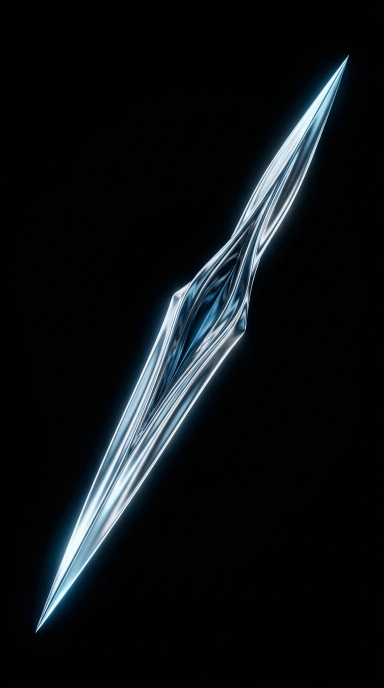
#> input picture artworks/masters/RUPTURE_M137_v1.jpg, 768 x 1376 px, found by its file name (shown at 1/2 size)
$ python -i generate_edition_01_reset.py   (imports and definitions only)
#> lines starting #> are read from the running program, lines starting #| are printed output that depends on the picture
#!/usr/bin/env python3
"""
RUPTURE Studio — Edition 01: Complete Visual Reset Campaign Generator
Master Art Direction & Creative Archetypes Implementation:
  - Primary Family: Sculptural Liquid Chrome
  - Secondary Family: Folded Liquid Surfaces
  - Strict Monochrome Palette: Obsidian Void, Charcoal, Slate, Liquid Chrome, Cold Silver, Subtle Icy Blue
  - STRICTLY ZERO RED, ZERO ORANGE, ZERO NEON
  - Varied Creative Archetypes:
      * Full Artwork Compositions (Posts 01, 05, 15)
      * Typography-Led Compositions (Posts 02, 06, 11)
      * Artwork Fragments & Framing (Posts 03, 04, 12, 14)
      * Cinematic DJ Videos with Chrome Framing (Posts 07, 08, 09)
      * Cropped Macro Artwork (Posts 10, 13)
Outputs:
  - 1080x1350 (4:5) master feed posts
  - 1080x1080 (1:1) safe-crop square profile posts
  - 1080x1920 (9:16) vertical story/reel concepts for video posts
"""

import os
import sys
import math
import json
import random
from PIL import Image, ImageDraw, ImageFont, ImageFilter, ImageOps

ROOT = os.path.abspath(os.path.join(os.path.dirname(__file__), ".."))
MASTERS_DIR = os.path.join(ROOT, "artworks", "masters")
EDITION_DIR = os.path.join(ROOT, "campaign", "editions", "edition_01_hydraulic_void")
OUTPUT_POSTS = os.path.join(EDITION_DIR, "posts")
OUTPUT_TEMPLATES = os.path.join(EDITION_DIR, "templates")

PUBLIC_EDITION_DIR = os.path.join(ROOT, "public", "campaign", "editions", "edition_01_hydraulic_void")
PUBLIC_POSTS = os.path.join(PUBLIC_EDITION_DIR, "posts")
PUBLIC_TEMPLATES = os.path.join(PUBLIC_EDITION_DIR, "templates")

# [2 lines not run here, left out]

# Font loading helpers
FONT_HELVETICA_TTC = "/System/Library/Fonts/HelveticaNeue.ttc"
FONT_MONO_TTF = "/System/Library/Fonts/SFNSMono.ttf"
if not os.path.exists(FONT_MONO_TTF):
    FONT_MONO_TTF = "/System/Library/Fonts/Menlo.ttc"

# [14 lines left out: function get_font, not called in this run]

# Palette constants (STRICT MONOCHROMATIC + RESTRICTED ICY BLUE ONLY)
COLOR_WHITE = (255, 255, 255)
COLOR_OFFWHITE = (235, 238, 242)
COLOR_SILVER = (195, 202, 212)
COLOR_MUTED_SILVER = (150, 158, 170)
COLOR_SLATE = (100, 108, 122)
COLOR_DARK_SLATE = (42, 46, 56)
COLOR_CHARCOAL = (20, 22, 28)
COLOR_DEEP_VOID = (10, 11, 14)
COLOR_VOID = (6, 7, 9)

COLOR_ICY_BLUE = (122, 231, 255)       # Subtle cool highlight accent
COLOR_STEEL_BLUE = (94, 180, 215)
COLOR_SUBTLE_LAVENDER = (185, 188, 220)

# [50 lines left out: functions draw_letterspaced, draw_technical_frame, draw_header_meta, draw_footer_meta, not called in this run]

def load_master_artwork(filename, target_size=(1080, 1350), scale=1.0, offset=(0, 0), align="center"):
#> called with filename = '../artworks/masters/RUPTURE_M137_v1.jpg', target_size = (1080, 1350), scale = 1, offset = (0, 0), align = 'center'
    path = os.path.join(MASTERS_DIR, filename)
    if not os.path.exists(path):
        raise FileNotFoundError(f"Missing master artwork: {path}")
    img = Image.open(path).convert("RGBA")
    w, h = img.size
#> w = 768; h = 1376
    tw, th = target_size
    scale_factor = max(tw / w, th / h) * scale
#> scale_factor = 1.41
    nw, nh = int(w * scale_factor), int(h * scale_factor)
#> nw = 1080; nh = 1935
    img_resized = img.resize((nw, nh), Image.Resampling.LANCZOS)

    if align == "center":
        left = (nw - tw) // 2 + offset[0]
#> left = 0
        top = (nh - th) // 2 + offset[1]
#> top = 292
    elif align == "top":
        left = (nw - tw) // 2 + offset[0]
        top = offset[1]
    elif align == "bottom":
        left = (nw - tw) // 2 + offset[0]
        top = (nh - th) + offset[1]
    else:
        left, top = offset

    left = max(0, min(left, nw - tw))
    top = max(0, min(top, nh - th))
    return img_resized.crop((left, top, left + tw, top + th))
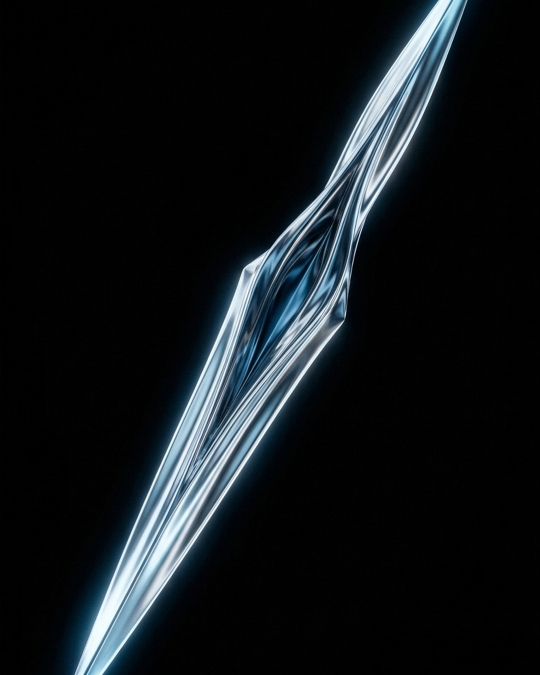
#> returned value: PIL image 1080x1350 RGBA (shown at 1/2 size); mean R, G, B, A 17.9, 22.8, 25.9, 255

# [1017 lines left out: functions load_master_fragment, apply_gradient_overlay, draw_cinematic_dj_stage, save_and_export_post, gen_post_01, gen_post_02 and 14 more, not called in this run]

# [2 lines not run here, left out]

>>> result = load_master_artwork('../artworks/masters/RUPTURE_M137_v1.jpg')

$ run again, on artworks/masters/RUPTURE_M129_v1.jpg
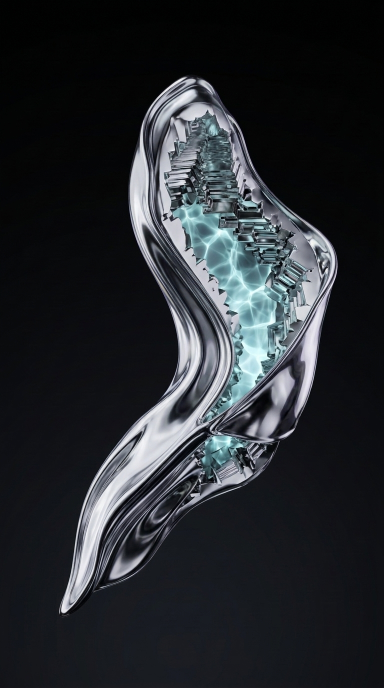
#> input picture artworks/masters/RUPTURE_M129_v1.jpg, 768 x 1376 px, found by its file name (shown at 1/2 size)
#> in load_master_artwork, `return img_resized.crop((left, top, left + tw, top + th))`:
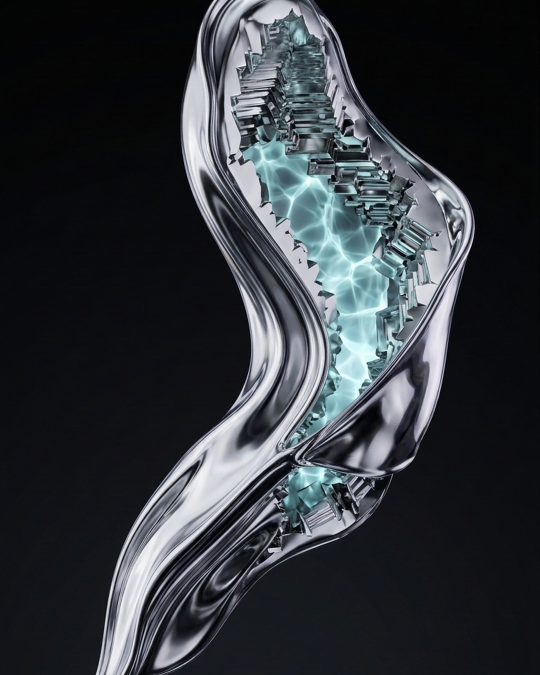
#> returned value: PIL image 1080x1350 RGBA (shown at 1/2 size); mean R, G, B, A 49.9, 54.1, 59.1, 255

$ run again, on artworks/masters/RUPTURE_M131_v1.jpg
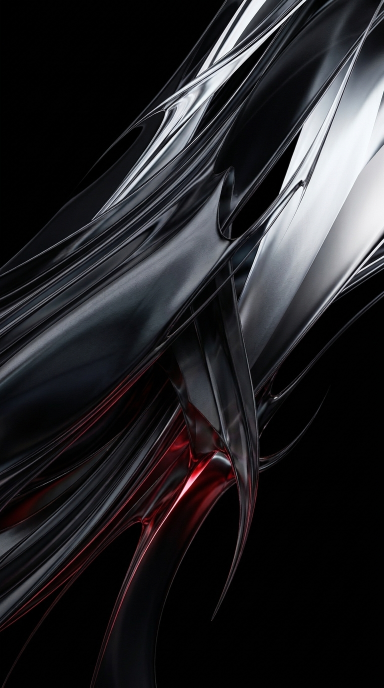
#> input picture artworks/masters/RUPTURE_M131_v1.jpg, 768 x 1376 px, found by its file name (shown at 1/2 size)
#> in load_master_artwork, `return img_resized.crop((left, top, left + tw, top + th))`:
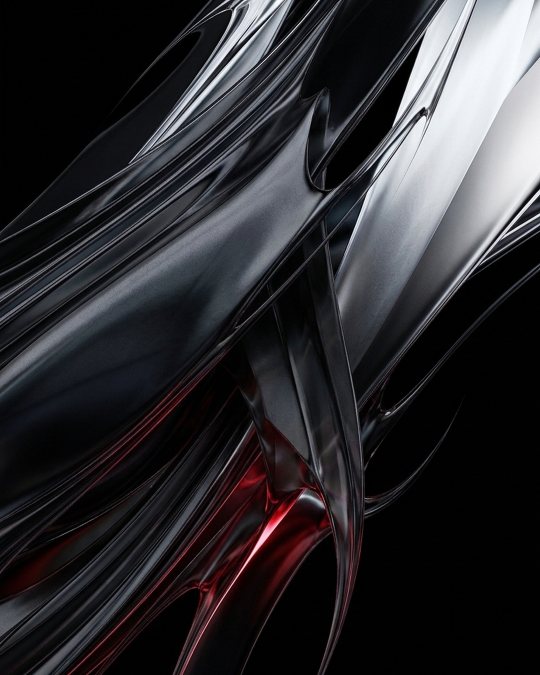
#> returned value: PIL image 1080x1350 RGBA (shown at 1/2 size); mean R, G, B, A 44, 42.9, 46, 255

$ run again, on artworks/masters/RUPTURE_M132_v1.jpg
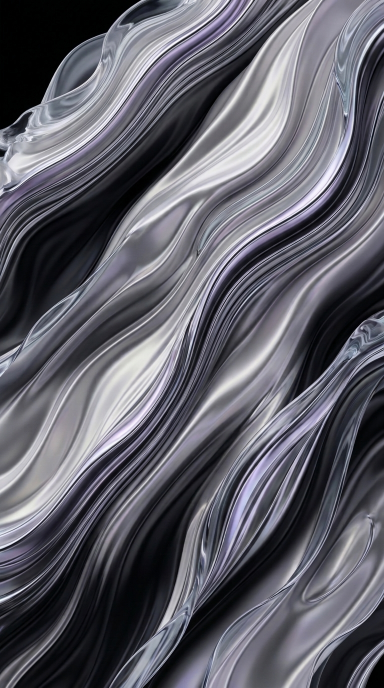
#> input picture artworks/masters/RUPTURE_M132_v1.jpg, 768 x 1376 px, found by its file name (shown at 1/2 size)
#> in load_master_artwork, `return img_resized.crop((left, top, left + tw, top + th))`:
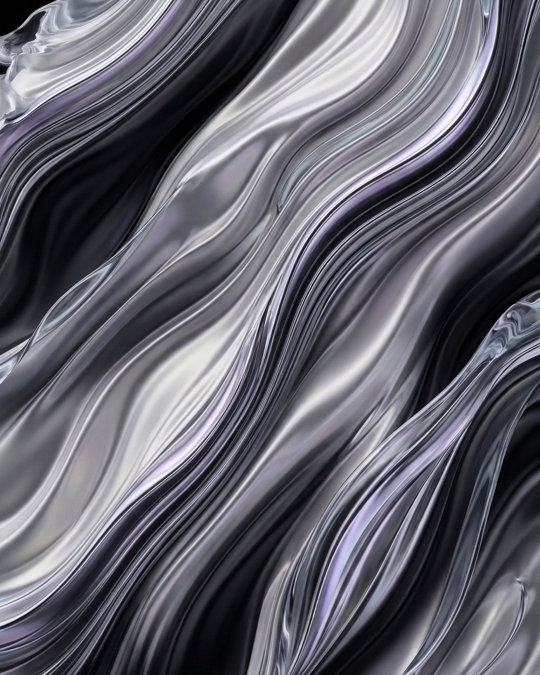
#> returned value: PIL image 1080x1350 RGBA (shown at 1/2 size); mean R, G, B, A 99.5, 98.8, 108.3, 255
